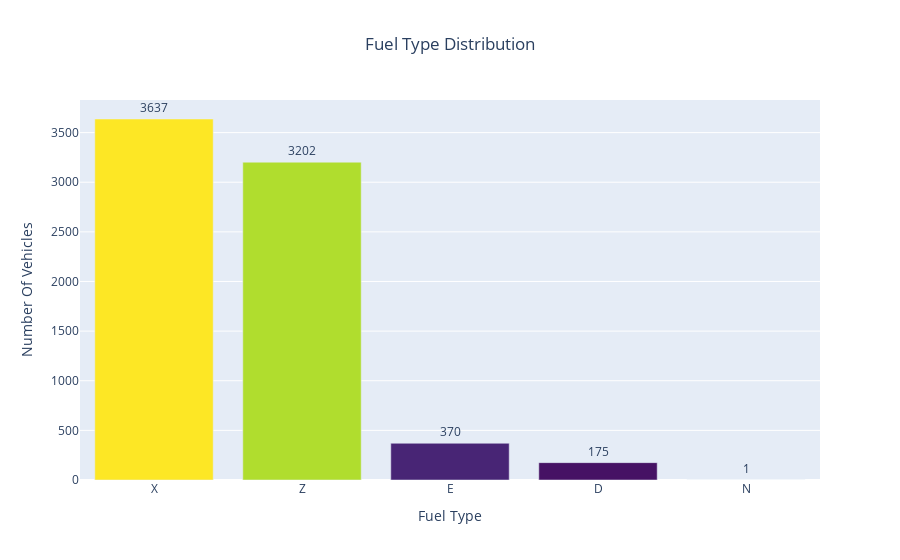

The notebook cell this image was saved under:
### Markdown cell above
### 0. 연료타입 빈도 확인

### Code cell
df_Fuel_Type=data['Fuel Type'].value_counts().reset_index().rename(columns={'index':'Fuel_Type','Fuel Type':'Count'})

fig = go.Figure(go.Bar(
    x=df_Fuel_Type['Fuel_Type'],y=df_Fuel_Type['Count'],
    marker={'color': df_Fuel_Type['Count'], 
    'colorscale': 'Viridis'},  
    text=df_Fuel_Type['Count'],
    textposition = "outside",
))
fig.update_layout(title_text='Fuel Type Distribution ',xaxis_title="Fuel Type  ",yaxis_title="Number Of Vehicles ",title_x=0.5)
fig.show()

### Figure 1 — Plotly figure (JSON) as saved in the notebook; plotly's stock layout.template omitted (floating-point values rounded to 4 significant figures)
{"data": [{"marker": {"color": [3637, 3202, 370, 175, 1], "colorscale": [[0, "#440154"], [0.1111, "#482878"], [0.2222, "#3e4989"], [0.3333, "#31688e"], [0.4444, "#26828e"], [0.5556, "#1f9e89"], [0.6667, "#35b779"], [0.7778, "#6ece58"], [0.8889, "#b5de2b"], [1, "#fde725"]]}, "text": [3637, 3202, 370, 175, 1], "textposition": "outside", "type": "bar", "x": ["X", "Z", "E", "D", "N"], "y": [3637, 3202, 370, 175, 1]}], "layout": {"title": {"text": "Fuel Type Distribution ", "x": 0.5}, "xaxis": {"title": {"text": "Fuel Type  "}}, "yaxis": {"title": {"text": "Number Of Vehicles "}}}}
